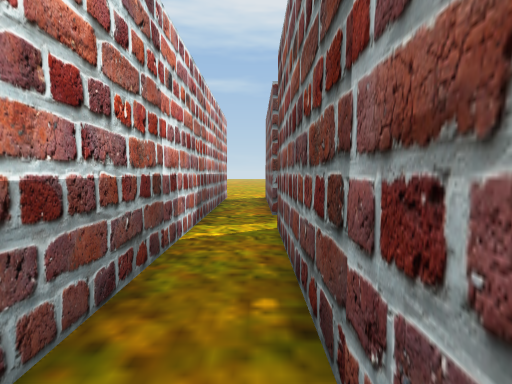
[1] (above)

17 first-person views from a walk through a scene from a Unity 3-D project. The camera is 1.3 m above the floor, tilts 4° down and sees 85° across. The floor is counted in squares, 1 m on a side. Each view is taken from the middle of a square. On the plan, view 1 faces up. The plan holds only what a view shows up to about 13 squares ahead; the rest is blank. The place goes on beyond the plan. The player is left out.

[2]
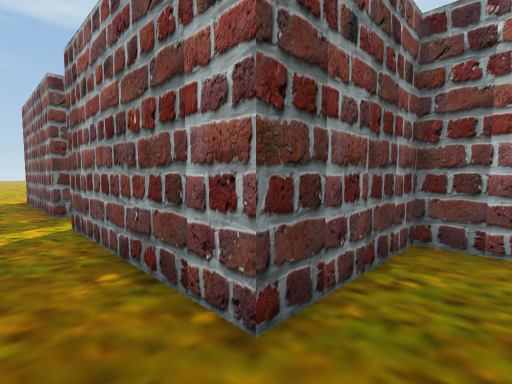

[3]
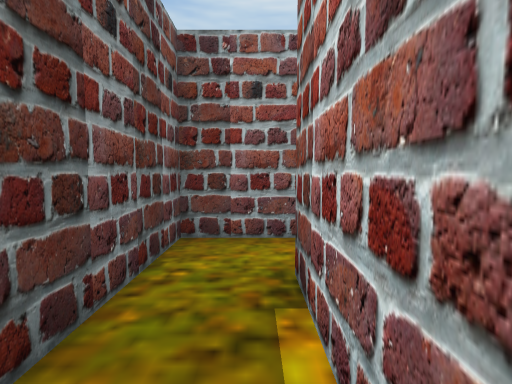

[4]
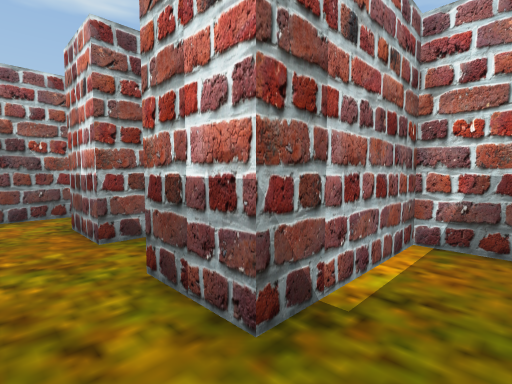

[5]
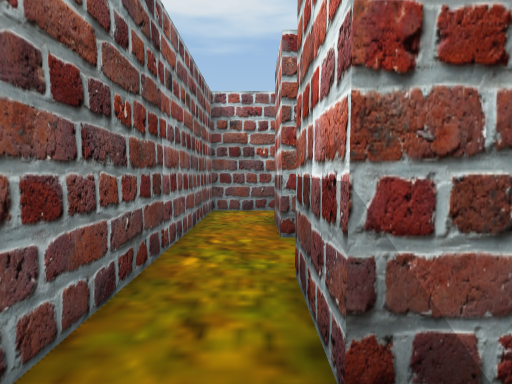

[6]
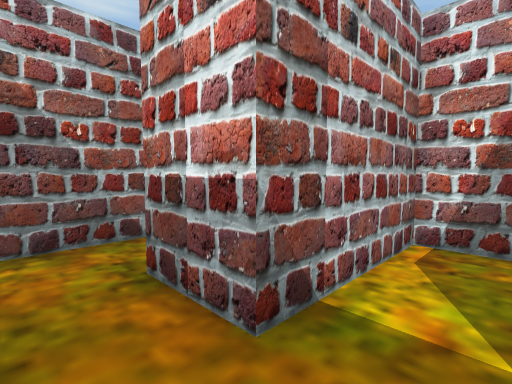

[7]
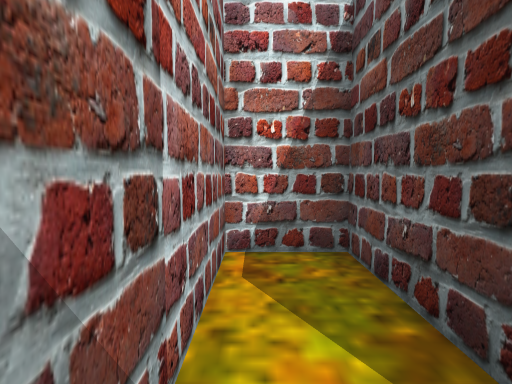

[8]
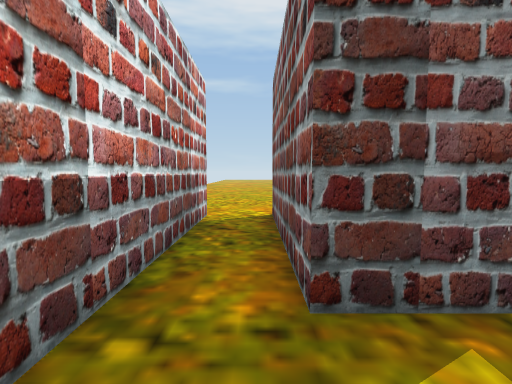

[9]
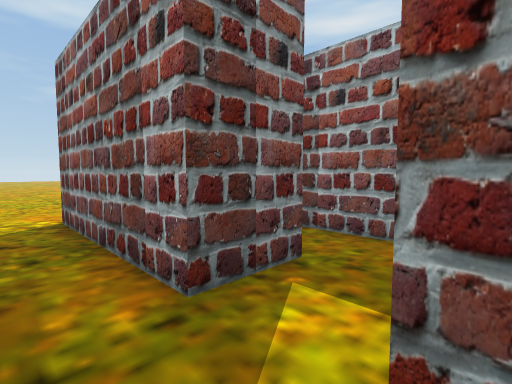

[10]
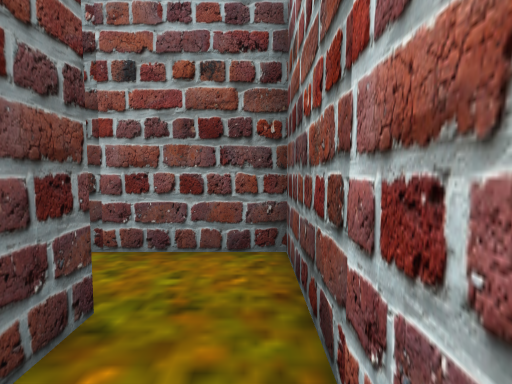

[11]
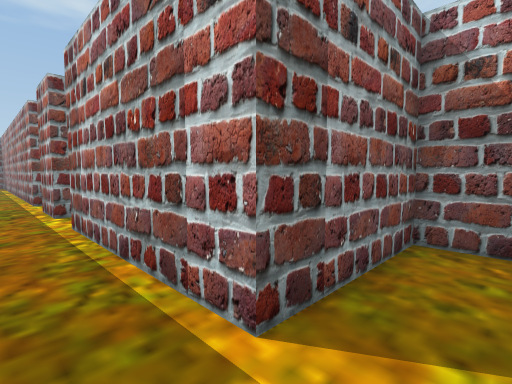

[12]
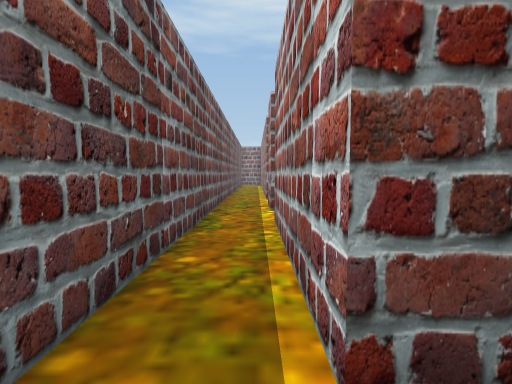

[13]
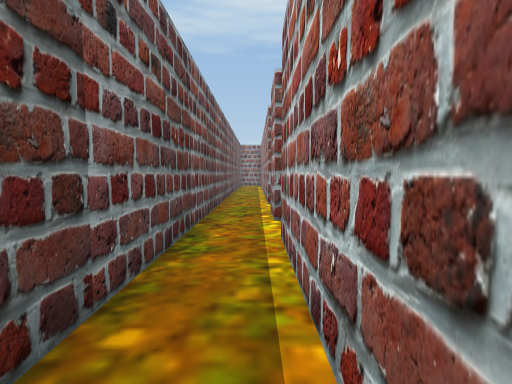

[14]
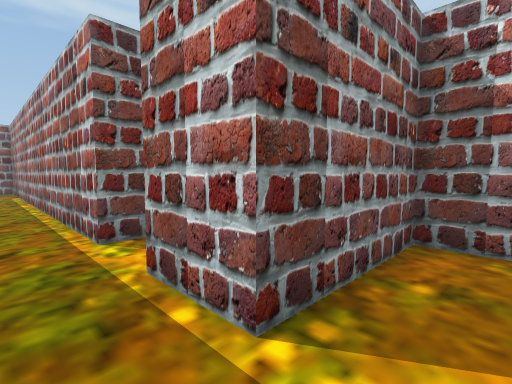

[15]
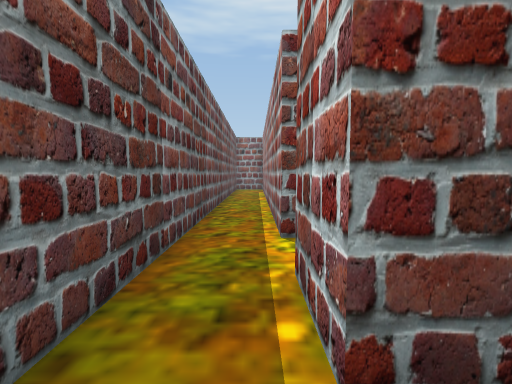

[16]
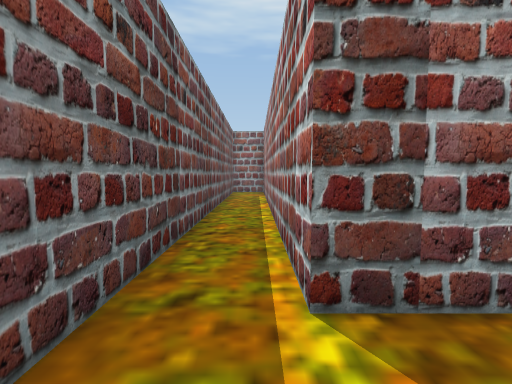

[17]
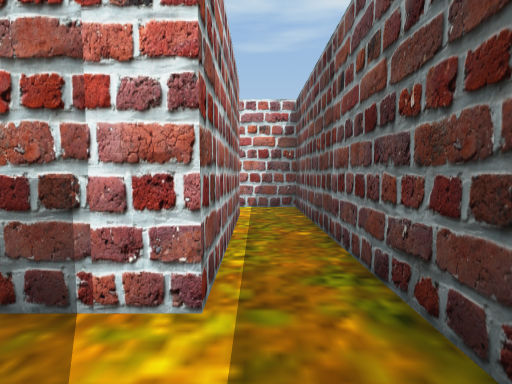

### Floor plan
Points are (right, up) in squares from view 1. A wall is a line through its corners. A room is listed if a view was taken in it or the views show most of it. See-through windows are left out.
Room 1 (views 1, 2, 3, 8, 9, 10)
walls: (2.6, 8.5) (0.5, 8.5) (0.5, 14.5); (2.5, 0.5) (0.5, 0.5) (0.5, 6.5) (2.5, 6.5); (-1.5, -0.1) (-1.5, -1.5) (2.5, -1.5); (-1.5, 14.5) (-1.5, 1.5)
ways out: opening at (1.5, -0.5) to room 2; opening at (1.5, 7.5) to room 6
Room 2 (views 4, 5)
walls: (4.5, -1.5) (4.5, 0.5) (2.5, 0.5)
ways out: opening at (1.5, -0.5) to room 1; opening at (3.5, -2.5) to room 3
Room 3 (views 6, 7)
walls: (1.5, -3.5) (-1.5, -3.5) (-1.5, -5.5) (2.5, -5.5) (2.5, -7.5); (2.5, -1.5) (2.5, -3.5); (4.5, -7.5) (4.5, -1.5)
ways out: opening at (3.5, -2.5) to room 2; opening at (3.5, -6.5) to room 7
Room 4 (views 11, 12, 13, 14, 15, 16, 17)
walls: (12.5, 8.5) (12.5, 10.5) (14.5, 10.5); (4.5, 10.5) (10.5, 10.5) (10.5, 8.6); (14.4, 12.5) (2.5, 12.5) (2.5, 10.4)
ways out: opening at (13.5, 11.5) to room 5; opening at (3.5, 9.5) to room 6; opening at (11.5, 9.5) to room 8
Room 5 (no view inside)
walls: (16.5, 10.5) (24.5, 10.5); (24.4, 12.5) (14.4, 12.5)
ways out: opening at (13.5, 11.5) to room 4; opening at (15.5, 9.5)
Room 6 (no view inside)
walls: (2.5, 6.5) (4.5, 6.5) (4.5, 10.5)
ways out: opening at (1.5, 7.5) to room 1; opening at (3.5, 9.5) to room 4
Room 7 (no view inside)
walls: (2.6, -9.5) (4.5, -9.5) (4.5, -7.5)
ways out: opening at (3.5, -6.5) to room 3; opening at (1.5, -8.5)
Room 8 (no view inside)
walls: (11.1, 6.5) (12.5, 6.5) (12.5, 8.5)
ways out: opening at (11.5, 9.5) to room 4

Positions as (right, up) in squares from view 1, and headings:
1: (0, 0), facing up
2: (-1, -1), facing up-right
3: (-1, -1), facing right
4: (4, 0), facing down-left
5: (3, 0), facing down
6: (4, -4), facing down-left
7: (3, -5), facing left
8: (0, 6), facing up
9: (-1, 6), facing up-right
10: (0, 7), facing right
11: (3, 12), facing down-right
12: (3, 11), facing right
13: (5, 11), facing right
14: (11, 12), facing down-right
15: (11, 11), facing right
16: (14, 11), facing right
17: (13, 11), facing left
